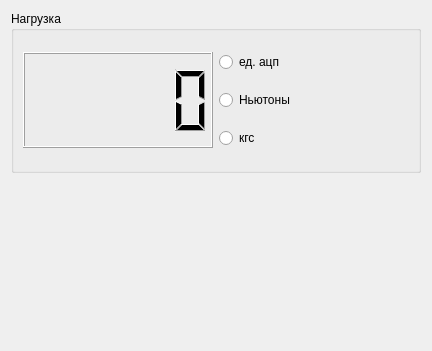
<?xml version="1.0" encoding="UTF-8"?>
<ui version="4.0">
 <class>graphView</class>
 <widget class="QWidget" name="graphView">
  <property name="geometry">
   <rect>
    <x>0</x>
    <y>0</y>
    <width>432</width>
    <height>351</height>
   </rect>
  </property>
  <property name="windowTitle">
   <string>Form</string>
  </property>
  <layout class="QGridLayout" name="gridLayout_2">
   <item row="0" column="0">
    <widget class="QGroupBox" name="gbUinitForce">
     <property name="title">
      <string>Нагрузка</string>
     </property>
     <layout class="QGridLayout" name="gridLayout">
      <item row="0" column="0" rowspan="3">
       <widget class="QLCDNumber" name="lcdForce"/>
      </item>
      <item row="0" column="1">
       <widget class="QRadioButton" name="rbAdc">
        <property name="text">
         <string>ед. ацп </string>
        </property>
       </widget>
      </item>
      <item row="1" column="1">
       <widget class="QRadioButton" name="rbNewton">
        <property name="text">
         <string>Ньютоны </string>
        </property>
       </widget>
      </item>
      <item row="2" column="1">
       <widget class="QRadioButton" name="rbKgf">
        <property name="text">
         <string>кгс</string>
        </property>
       </widget>
      </item>
     </layout>
     <zorder>rbKgf</zorder>
     <zorder>rbNewton</zorder>
     <zorder>rbAdc</zorder>
     <zorder>lcdForce</zorder>
    </widget>
   </item>
   <item row="1" column="0">
    <widget class="QwtPlot" name="qwtGraph"/>
   </item>
  </layout>
 </widget>
 <customwidgets>
  <customwidget>
   <class>QwtPlot</class>
   <extends>QFrame</extends>
   <header>qwt_plot.h</header>
  </customwidget>
 </customwidgets>
 <resources/>
 <connections/>
</ui>
